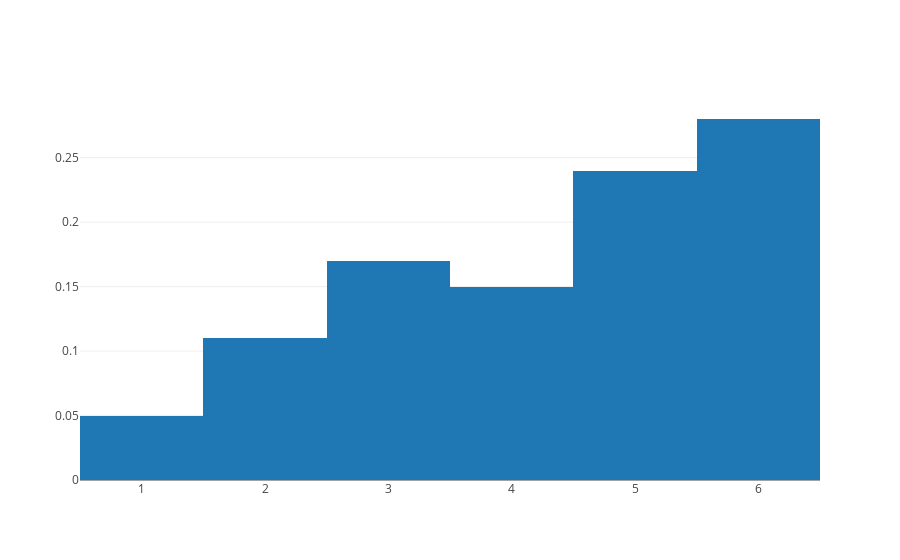

Source (notebook cell):
### Markdown cell above
Pick a random sample from a non-uniform but known discrete distribution. In this case we have a die wrigged to weight heigher number rolls.

### Code cell
all_rolls=[]
for i in range(100):
    roll = np.random.choice(np.arange(1,7),p=[0.05,  0.10,  0.15,  0.20,  0.25,  0.25])
    all_rolls.append(roll)

data = [go.Histogram(x=all_rolls, histnorm='probability')]
iplot(data)

### Figure 1 — Plotly figure (JSON) as saved in the notebook; plotly's stock layout.template omitted (floating-point values rounded to 4 significant figures)
{"data": [{"histnorm": "probability", "type": "histogram", "x": [4, 6, 4, 5, 6, 4, 6, 5, 6, 6, 6, 3, 5, 5, 1, 6, 4, 6, 4, 3, 4, 6, 6, 6, 3, 4, 4, 5, 5, 6, 6, 2, 3, 3, 5, 5, 5, 3, 2, 4, 3, 6, 5, 6, 2, 6, 5, 5, 5, 3, 6, 2, 2, 6, 6, 2, 1, 3, 5, 2, 5, 5, 3, 5, 6, 4, 1, 2, 5, 6, 5, 6, 3, 3, 4, 2, 1, 4, 6, 6, 5, 6, 5, 4, 6, 5, 6, 3, 2, 4, 5, 5, 3, 2, 3, 3, 1, 3, 6, 4]}], "layout": {}}
